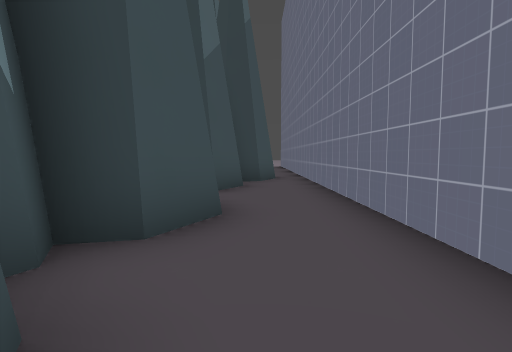
View 1 (above)

24 first-person views from a walk through a Godot game level. The camera is 1.4 m above the floor, tilts 4° down and sees 80° across. The floor is counted in squares, 2 m on a side. Each view is taken from the middle of a square. On the plan, view 1 faces up. The plan holds only what a view shows up to about 10 squares ahead; the rest is blank. The place goes on beyond the plan. Characters and animated objects are not drawn. Surface patterns are stand-ins for the level's own textures.

View 2
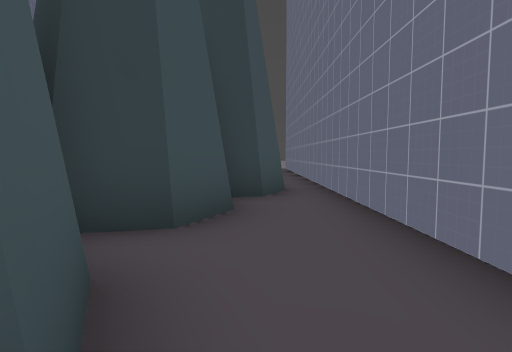

View 3
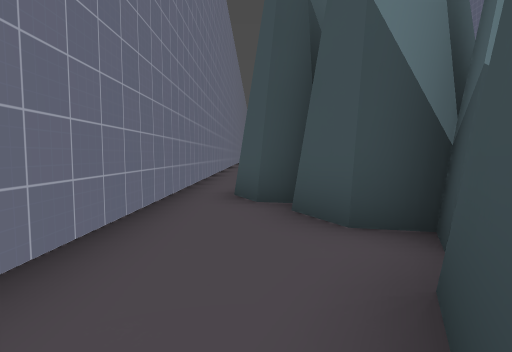

View 4
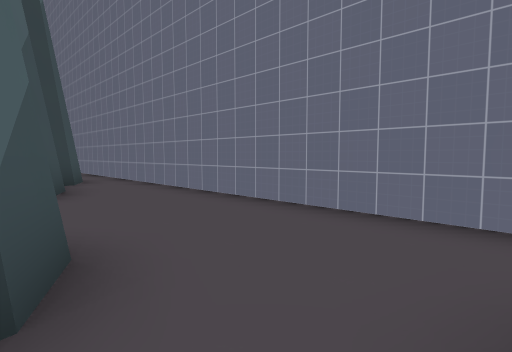

View 5
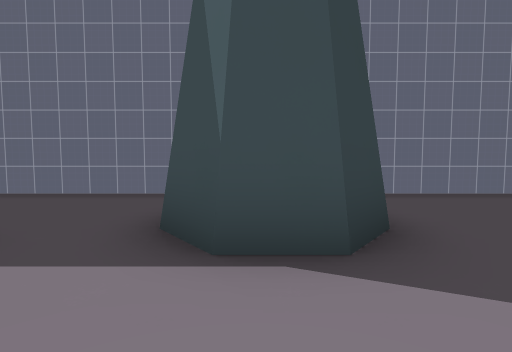

View 6
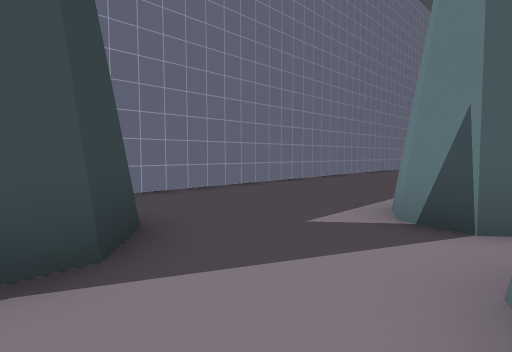

View 7
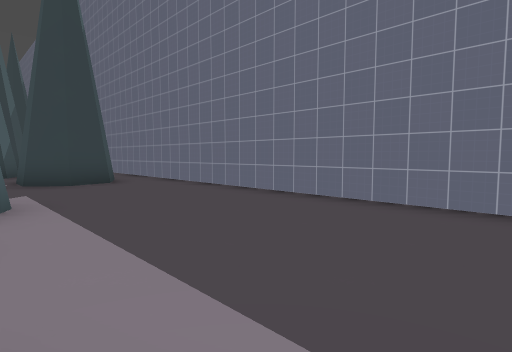

View 8
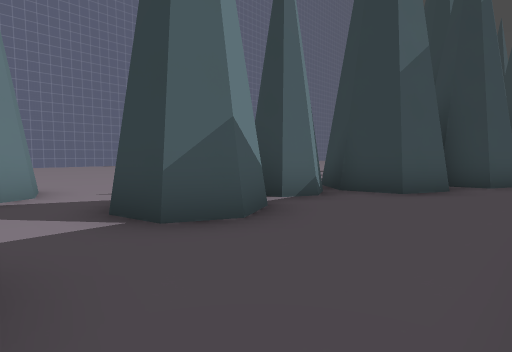

View 9
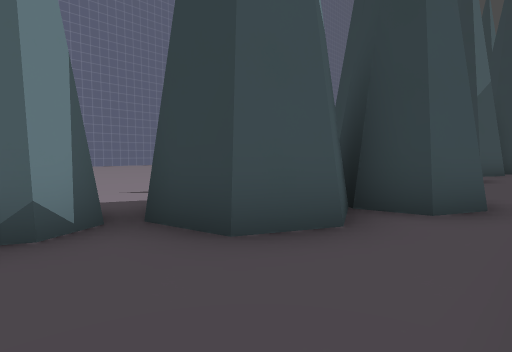

View 10
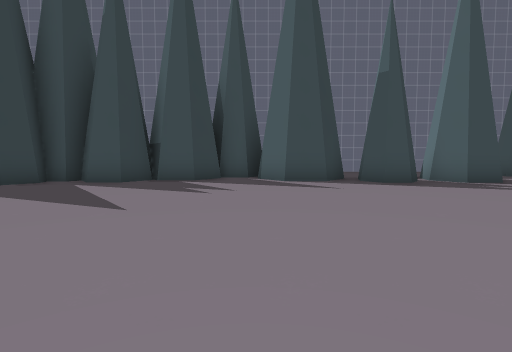

View 11
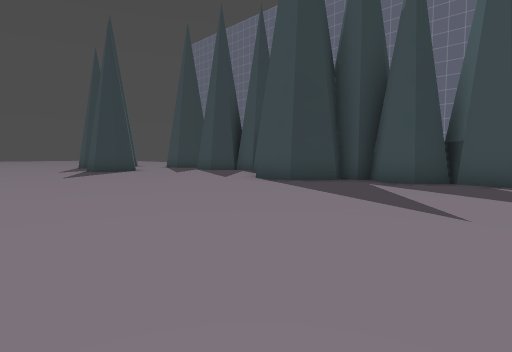

View 12
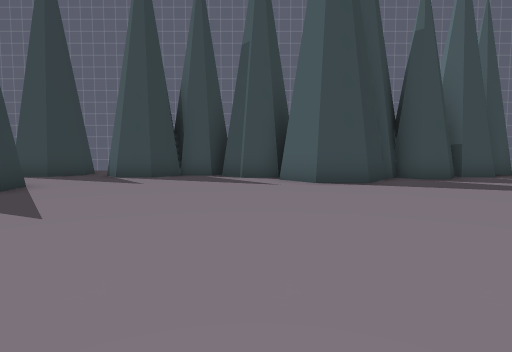

View 13
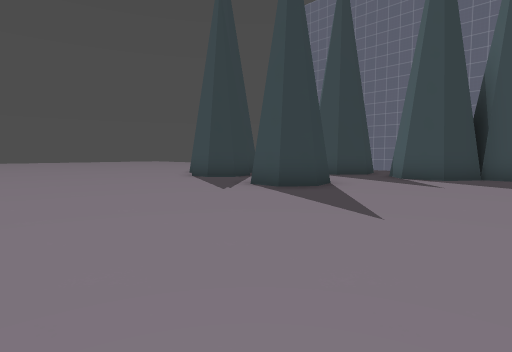

View 14
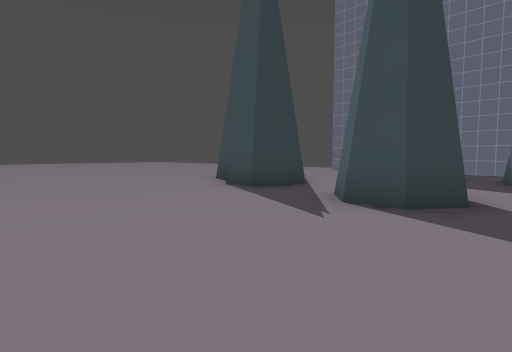

View 15
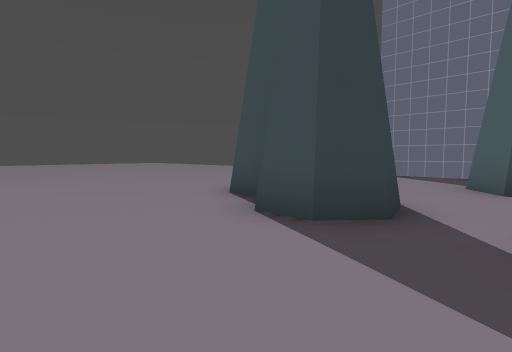

View 16
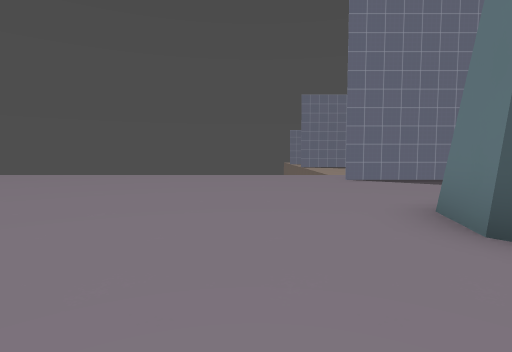

View 17
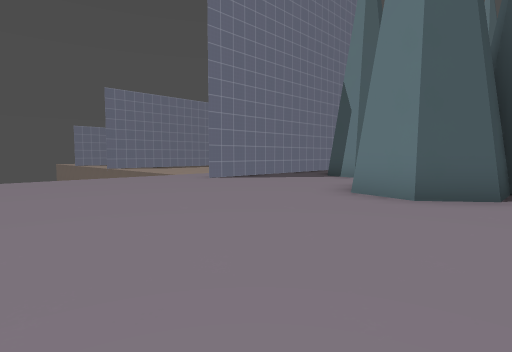

View 18
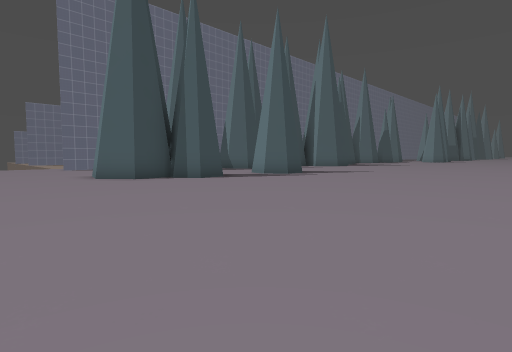

View 19
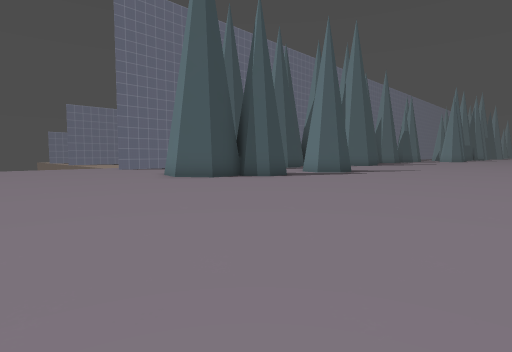

View 20
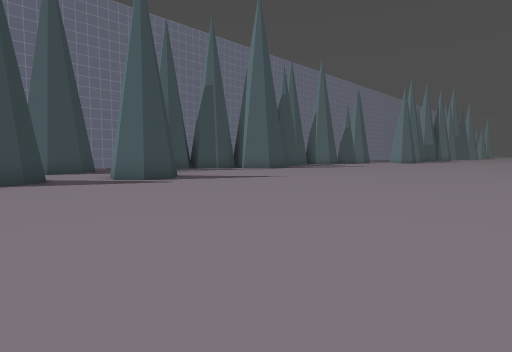

View 21
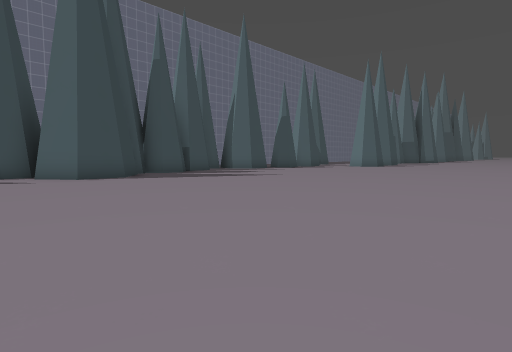

View 22
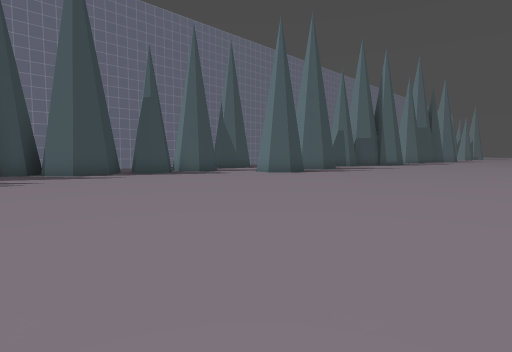

View 23
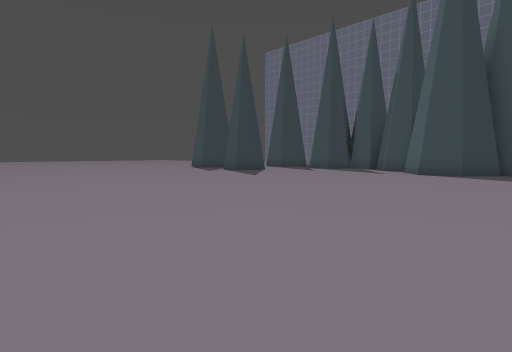

View 24
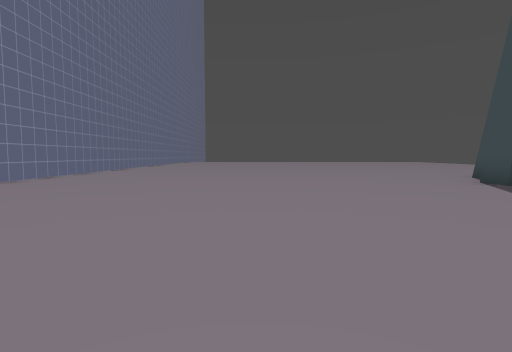

### Floor plan
Points are (right, up) in squares from view 1. A wall is a line through its corners. A room is listed if a view was taken in it or the views show most of it. See-through windows are left out.
Room 1 (views 1, 2, 3)
walls: (-1, 4.6) (-0.5, 3.6) (-1, 2.5) (-1.6, 2.4) (-1.3, 1.8) (-1.6, 1.2) (-0.9, 1) (-0.5, 0.2); (-0.4, 6.9) (-0.8, 5.9) (-1.8, 5.7); (-0.7, -0.4) (-0.2, -0.5); (1.5, -0.4) (1.5, 10.5); (0.7, 9) (0.2, 8.1) (-0.6, 7.9)
ways out: opening at (1, -1) to room 2; opening at (1, 11) to room 3
Room 2 (views 4, 5, 6, 7, 8, 9)
walls: (0.2, -11.1) (-0.2, -12) (-1.1, -12.2) (-1.8, -11.7) (-1.8, -10.7) (-1.1, -10.1); (-3.6, -14.3) (-2.8, -14.4) (-2.5, -15.1); (-5, -9.1) (-4.7, -9.6); (-2.7, -6.8) (-1.9, -7) (-1.5, -7.7) (-1.9, -8.4) (-2.7, -8.6); (1.5, -19.8) (1.5, -0.4); (-2.8, -4.9) (-2.3, -5) (-2, -5.6) (-2.2, -6.1); (0.4, -1.2) (0.1, -2) (-1, -2.3) (-0.5, -3.3) (-1, -4.3) (-2, -4.5); (-0.2, -0.5) (0.3, -1.4)
ways out: opening at (1, -1) to room 1; opening at (-4.5, -9.5) to room 3
Room 3 (views 10, 11, 12, 13, 14, 15, 16, 17, 18, 19, 20, 21, 22, 23, 24)
walls: (-3.5, 3.4) (-4.5, 4.2) (-4.5, 5.4) (-3.3, 6.3); (-2.6, 6.3) (-2.6, 7.4) (-1.9, 8); (-2.6, 0.9) (-3.3, 1.5) (-3.3, 2.3) (-2.6, 2.8) (-2.9, 3) (-2.9, 3.6); (-2.6, 0.6) (-2.1, 1); (-5.4, 12.1) (-6.2, 11.9) (-6.9, 12.4) (-6.9, 13.2) (-6.2, 13.7) (-5.4, 13.5); (-1.8, -0.9) (-2.6, -0.3) (-2.6, 1); (-1.5, 8.9) (-1.5, 9.6); (-1.8, 9.6) (-2.6, 10.2) (-2.6, 11.3) (-1.8, 11.9); (-1.5, -1.7) (-1.5, -0.9); (-3.4, -5.3) (-2.8, -4.9); (-2, -4.5) (-2.9, -3.8) (-2.9, -2.8) (-2, -2.1); (-1.9, 13.2) (-2.4, 13.5) (-2.4, 14.6) (-1.6, 15.3) (-0.7, 15.1); (-2.9, -6.2) (-3.3, -5.9) (-3.3, -5.1); (-4.8, 15.5) (-5.7, 15.3) (-6.3, 15.8) (-6.3, 16.6) (-5.7, 17.1) (-5.3, 17.1) (-5.3, 18.2) (-4.4, 19) (-3.2, 18.7); (1.5, 10.5) (1.5, 13); (-5.8, -8.9) (-5, -9.1); (-3.3, -8.2) (-3.3, -7.2) (-2.7, -6.8); (1.5, 15.6) (1.5, 18.5); (-18.5, 19.1) (-18.5, 16.6)
ways out: opening at (1, 11) to room 1; opening at (-4.5, -9.5) to room 2; opening at (3, 19)

Positions as (right, up) in squares from view 1, and headings:
1: (0, 0), facing up
2: (0, 3), facing up
3: (0, 4), facing down
4: (-2, -10), facing up-right
5: (-4, -11), facing right
6: (-4, -11), facing down-right
7: (-3, -20), facing up-right
8: (1, -10), facing up-left
9: (1, -6), facing up-left
10: (-11, -2), facing right
11: (-11, -1), facing up-right
12: (-12, 7), facing right
13: (-12, 8), facing up-right
14: (-11, 11), facing up-right
15: (-9, 14), facing up-right
16: (-7, 21), facing right
17: (-6, 24), facing down-right
18: (-14, 22), facing down-right
19: (-13, 24), facing down-right
20: (-15, 17), facing down-right
21: (-14, 8), facing down-right
22: (-14, 0), facing down-right
23: (-16, 2), facing up-right
24: (-12, 9), facing up
